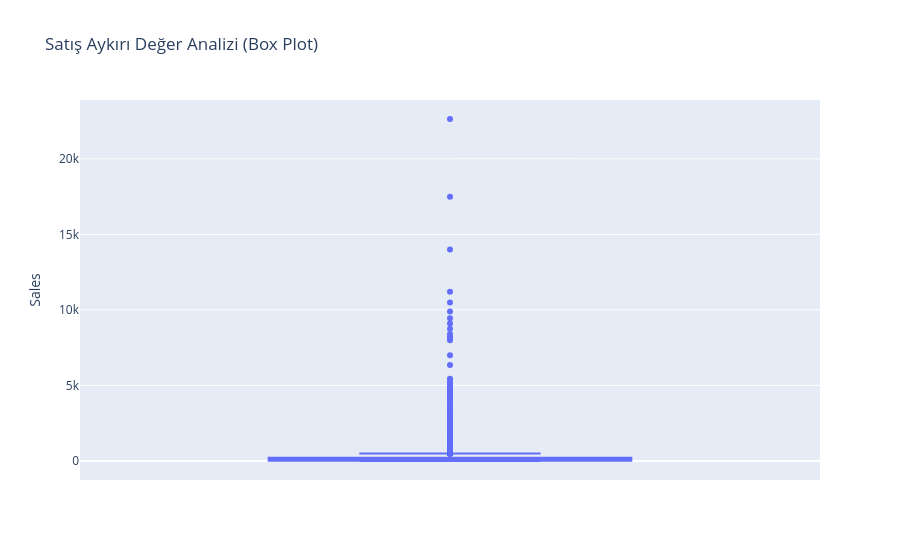

Source (notebook cell):
### Code cell
fig = px.box(df, y='Sales', title='Satış Aykırı Değer Analizi (Box Plot)')
fig.show()

### Figure 1 — Plotly figure (JSON) as saved in the notebook; plotly's stock layout.template omitted (floating-point values rounded to 4 significant figures; data arrays with more than 128 entries replaced by an {"elided": "..."} marker saying what was removed)
{"data": [{"alignmentgroup": "True", "hovertemplate": "Sales=%{y}<extra></extra>", "legendgroup": "", "marker": {"color": "#636efa"}, "name": "", "notched": false, "offsetgroup": "", "orientation": "v", "showlegend": false, "type": "box", "x0": " ", "xaxis": "x", "y": {"elided": "9800 float values"}, "y0": " ", "yaxis": "y"}], "layout": {"boxmode": "group", "legend": {"tracegroupgap": 0}, "title": {"text": "Satış Aykırı Değer Analizi (Box Plot)"}, "xaxis": {"anchor": "y", "domain": [0, 1]}, "yaxis": {"anchor": "x", "domain": [0, 1], "title": {"text": "Sales"}}}}
